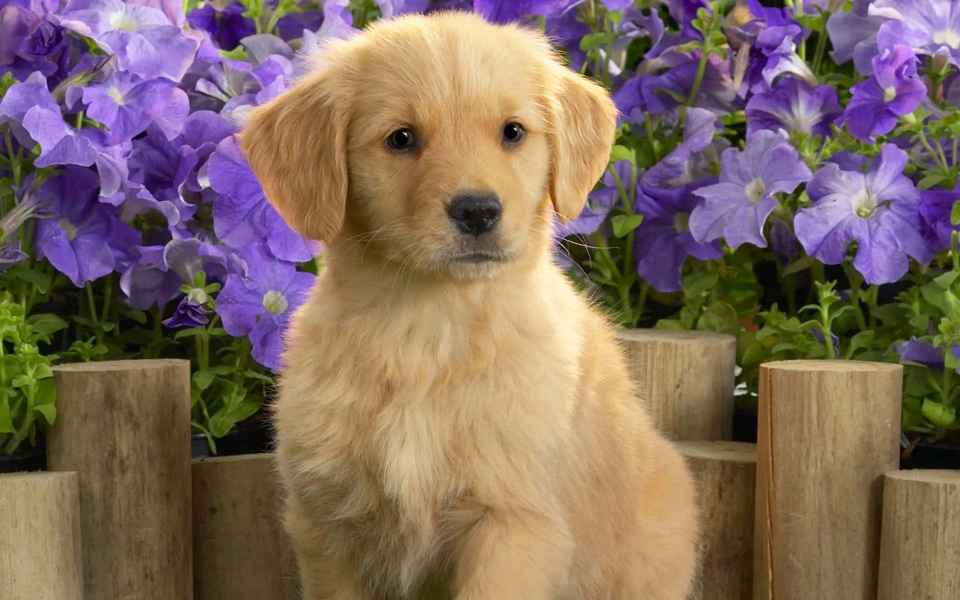
#> input picture src/pics/dog_and_flowers.webp, 1920 x 1200 px, found by its file name (shown at 1/2 size)
$ jupyter execute Changing.ipynb
#> lines starting #> are read from the running program, lines starting #| are printed output that depends on the picture
# Работа №5
МАНИПУЛЯЦИИ НА ИЗОБРАЖЕНИИ

__Цель работы:__
* ознакомление со способами закраски (заливки) части и всего изображения заданным цветом
* вывода координат кликнутых на картинке точек
* вставки объектов на изображение
* рисования на изображении с использованием внешней библиотеки PIL в Python

[cell 1]
from PIL import Image
import pylab    # Numpy + Matplotlib

[cell 2]
src_pic = "../pics/dog_and_flowers.webp"

[cell 3]
img = Image.open(src_pic)
#> img is the input picture: PIL image 1920x1200 RGB; mean R, G, B 128.5, 107.2, 95.2

[cell 4]
x, y = img.size
#> x = 1920; y = 1200
x, y
#> Out = (1920, 1200)

## 1) Закраска (заливка) части и всего изображения заданным цветом

Закрасте часть картинкии черным цветом

[cell 5]
img1 = img.copy()
img1.paste((0, 0, 0), (x * 2 // 5 - 50, 220, x * 3 // 5 - 50, 370))
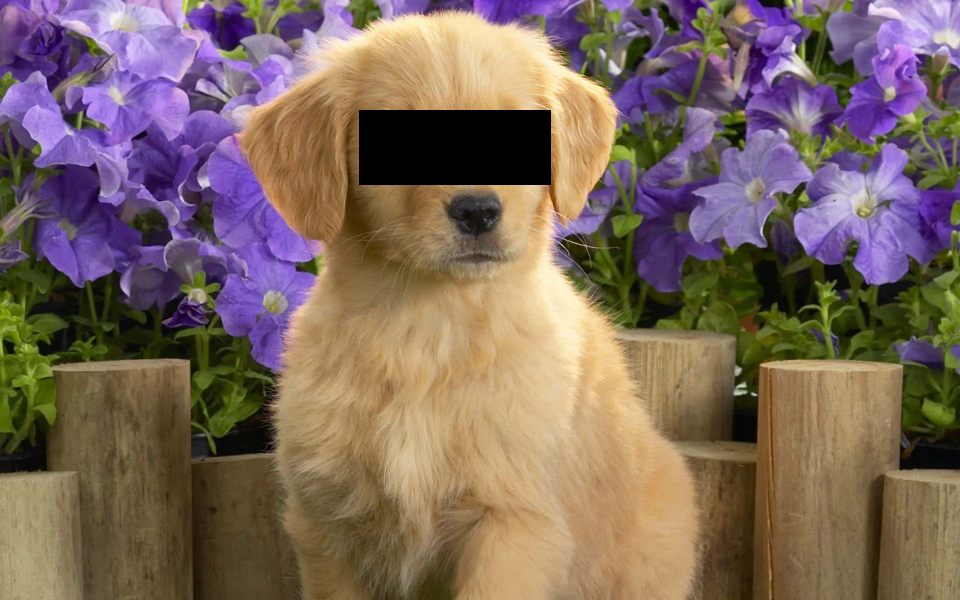
#> img1: PIL image 1920x1200 RGB (shown at 1/2 size); mean R, G, B 124.3, 103.9, 93
img1.show()

### Залейте все изображение зеленым цветом

[cell 6]
img_green = img.copy()
img_green.paste((0, 255, 0), (0, 0, x, y))
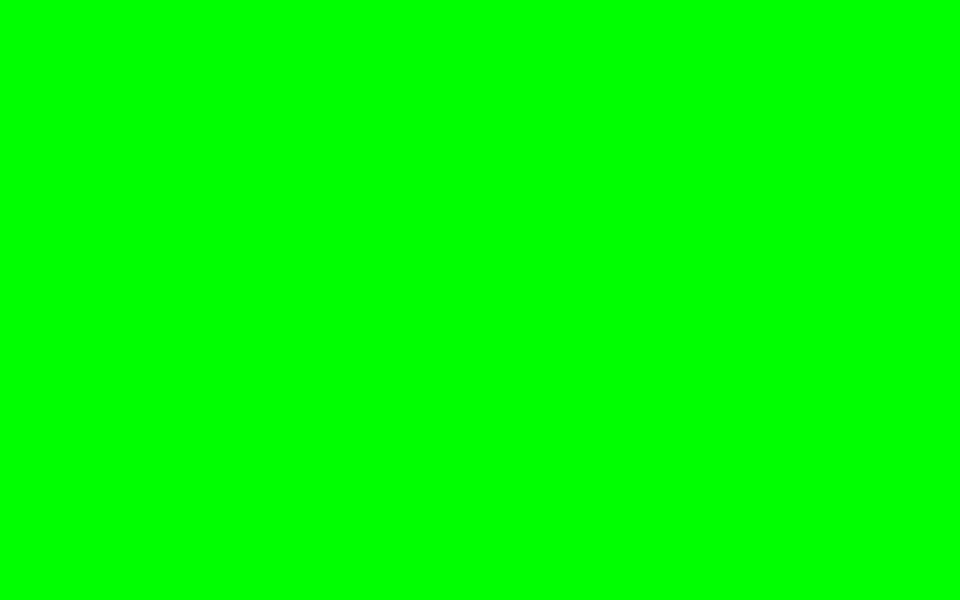
#> img_green: PIL image 1920x1200 RGB (shown at 1/2 size); mean R, G, B 0, 255, 0
img_green.show()

## 2) Комбинированные манипуляции на изображении

### Загрузите изображение, создайте его уменьшенную, а затем вставьте ее в исходное изображение, причем вокруг вставленного изображения отобразите рамку красного цвета.

[cell 7]
img2 = img.copy()
small_pic = img.resize((x // 4, y // 4))
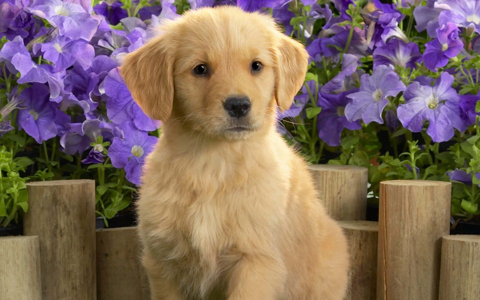
#> small_pic: PIL image 480x300 RGB; mean R, G, B 128.5, 107.2, 95.2
img2.paste((128, 0, 0), (200, 200, 200 + small_pic.size[0] + 20, 200 + small_pic.size[1] + 20))
img2.paste(small_pic, (210, 210))
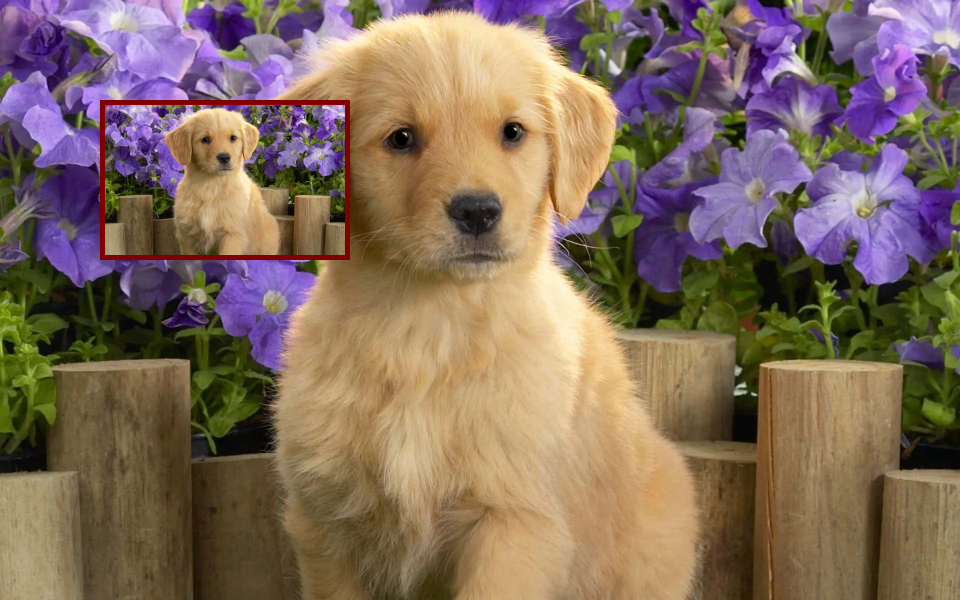
#> img2: PIL image 1920x1200 RGB (shown at 1/2 size); mean R, G, B 128.8, 107.7, 92.4
img2.show()

### Выведите белую полупрозрачную горизонтальную полосу высотой 100 пикселов

[cell 8]
img_white = img.copy()
white_line = Image.new("RGB", (x, 100), (255, 255, 255))
#> white_line: PIL image 1920x100 RGB; every value is 255
mask = Image.new("L", (x, 100), 65)
#> mask: PIL image 1920x100 L; every value is 65
img_white.paste(white_line, (0, 0), mask)
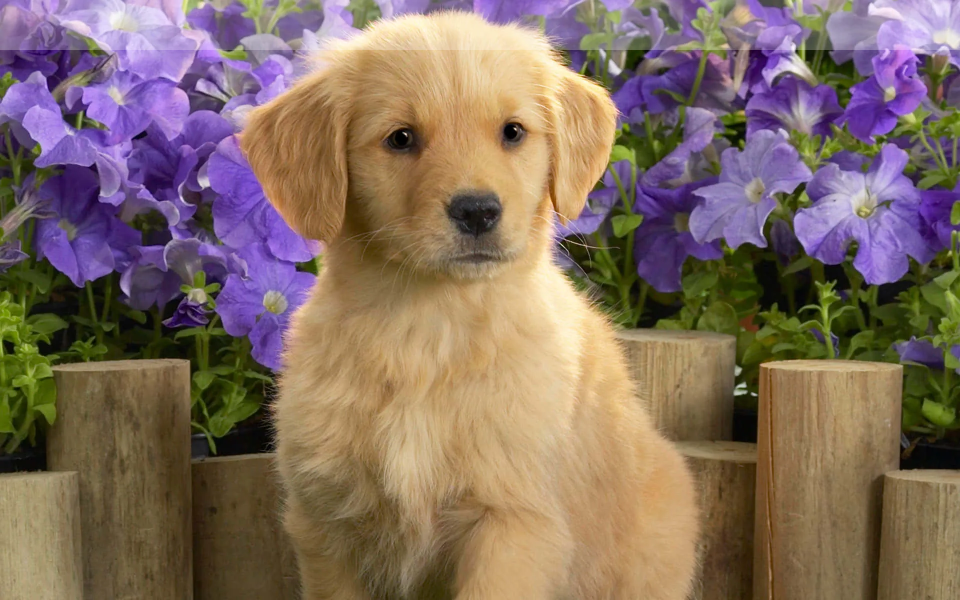
#> img_white: PIL image 1920x1200 RGB (shown at 1/2 size); mean R, G, B 130.9, 110.1, 97.4
img_white.show()

### Копируйте и вставьте повернутую часть изображения

[cell 9]
img3 = img.copy()
img_rotated = img3.crop((x * 2 // 5 - 50, 220, x * 3 // 5 - 50, 370))
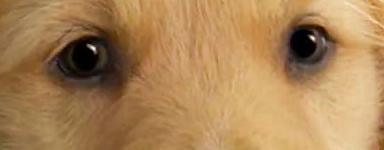
#> img_rotated: PIL image 384x150 RGB; mean R, G, B 170.7, 132, 86.6
img3.paste(img_rotated.transpose(Image.ROTATE_90), (500, 500))
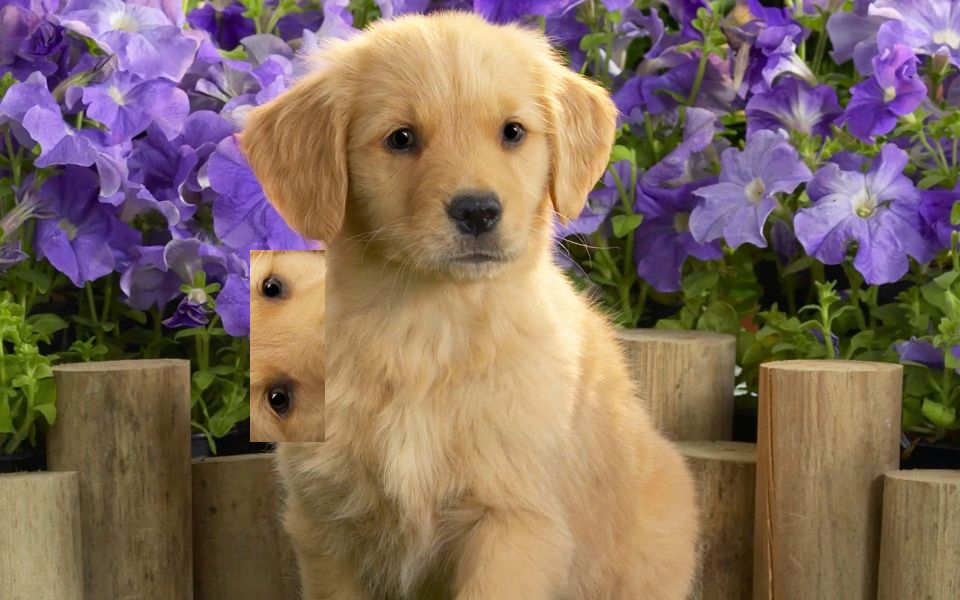
#> img3: PIL image 1920x1200 RGB (shown at 1/2 size); mean R, G, B 129.3, 107.7, 94.2
img3.show()

## 3) Вывод координат кликнутых на картинке точек

Откройте в картинку, выведите ее на экран и напишите программу,
выводящую координаты трех кликнутых на картинке точек

[cell 10]
res = pylab.array(Image.open("clicking_points_res.png"))
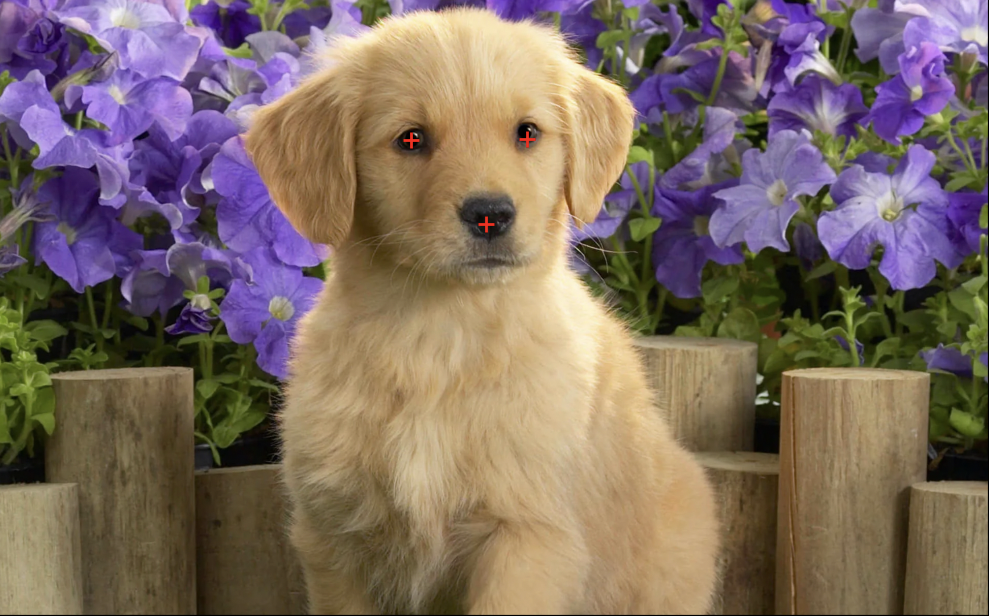
#> input picture src/clicking_points_res.png, 989 x 616 px
#> res is the input picture: shape (616, 989, 4); mean R, G, B, A 124.6, 107.3, 97.4, 255
pylab.imshow(res)
# работа в файле clicking_points.py

## 4) Рисование на изображении

Поставьте точки и нарисуйте линии на изображении

[cell 11]
res = pylab.array(Image.open("clicking_lines_res.png"))
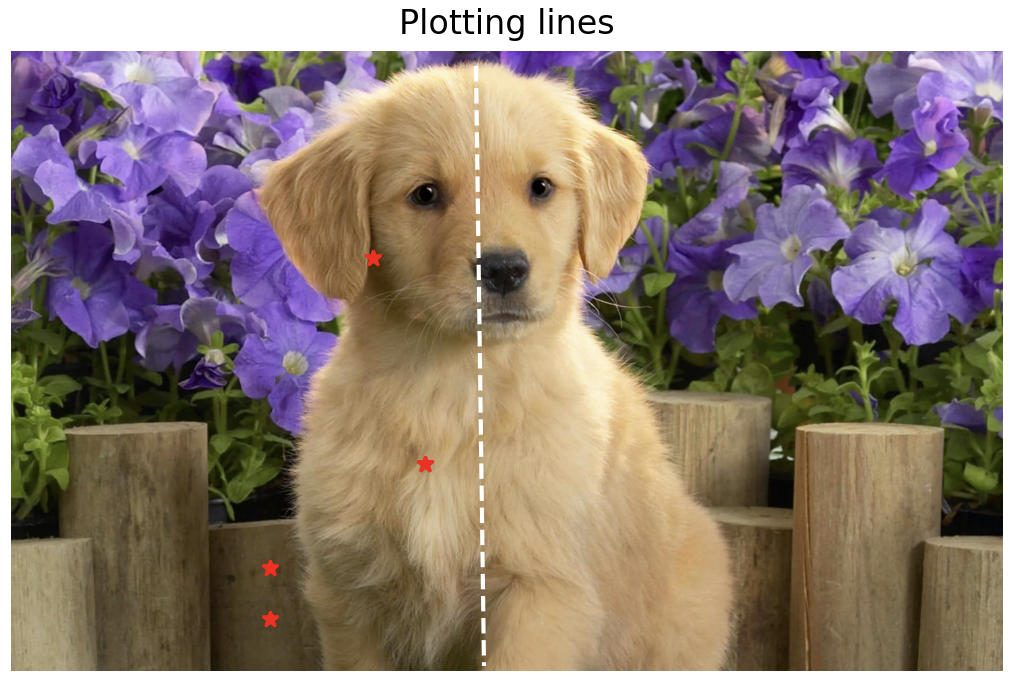
#> input picture src/clicking_lines_res.png, 1021 x 697 px
#> res is the input picture: shape (697, 1021, 4); mean R, G, B, A 142.2, 127.3, 118.9, 255
pylab.axis("off")
pylab.imshow(res)
# работа в файле clicking_points.py
